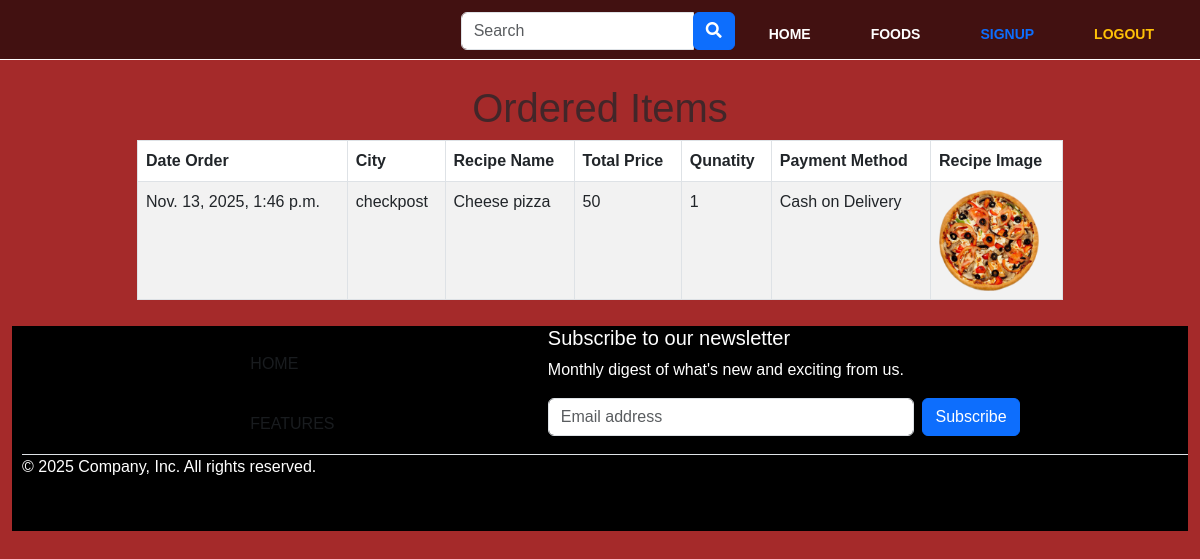
Page /showuser/26/ on the committed database.
### userspage/models.py (models this page shows)
class Order(models.Model):
	PAYMENT=(
		('Cash on Delivery','Cash on Delivery'),
	)
	food=models.ForeignKey(Food,on_delete=models.CASCADE)
	user=models.ForeignKey(User,on_delete=models.CASCADE)
	quantity=models.IntegerField()
	total_price=models.IntegerField(null=True)
	STATUS=[
		('Pending','Pending'),
		('Out for deliver','Out of deliver'),
		('Delivered','Delivered')
	]
	status=models.CharField(default='Pending',max_length=200,choices=STATUS,null=True)
	payment_method=models.CharField(max_length=200,choices=PAYMENT)
	payment_status=models.BooleanField(default=False,null=True)
	contact_no=models.CharField(max_length=15)
	address=models.CharField(max_length=50)
	order_date=models.DateTimeField(auto_now_add=True)

### demo_app/models.py (models this page shows, shortened)
class Food(models.Model):
	food_name=models.CharField(max_length=100)
	food_price=models.PositiveIntegerField()
	Food_image=models.FileField(upload_to='static/uploads',null=True)
	food_description=models.TextField()
	created_by=models.CharField(max_length=50)
	category=models.ForeignKey(Category,on_delete=models.CASCADE,null=True)
	is_available = models.BooleanField(default=True)

### userspage/views.py (the view)
# urls.py: path('showuser/<int:order_id>/',views.showuser,name="showuser" ),
def showuser(request,order_id):
	form=Order.objects.get(id=order_id)
	context={
		'i':form,
	}
	return render(request,'client/showuser.html',context)

### demo_app/context_processors.py (called while the page is built)
def menu_links(request):
    links = Category.objects.all()
    return dict(links=links)

### userspage/templates/client/showuser.html (shortened to what this page needs)
{% extends "client/layouts.html" %}
{% load static %}
{% block main_content %}
<div class="container mt-4">
	<div class="row d-flex justify-content-center">
		<div class="col-md-10">
			<h1 class="text-muted text-center"> Ordered Items</h1>
			<table class=" table table-striped table-bordered">
				<thead>
					<tr>
						<th>Date Order</th>
						<th>City</th>
						<th>Recipe Name</th>
						<th>Total Price</th>
						<th>Qunatity</th>
						<th>Payment Method</th>
						<th>Recipe Image</th>
					</tr>
				</thead>
				<tbody>
					<tr>
						<td>{{i.order_date}}</td>
						<td>{{i.address}}</td>
						<td>{{i.food.food_name}}</td>
						<td>{{i.total_price}}</td>
						<td>{{i.quantity}}</td>
						<td>{{i.payment_method}}</td>
						<td><img src="/{{i.food.Food_image}}" alt="{{i.food.food_name}}" width="100"></td>
					</tr>
				</tbody>
			</table>
		</div>
	</div>
</div>
{% endblock %}

### rows in the picture
Order: order_date "Nov. 13, 2025, 1:46 p.m.", address "checkpost", food.food_name "Cheese pizza", total_price "50", quantity "1", payment_method "Cash on Delivery", food.Food_image (picture)
